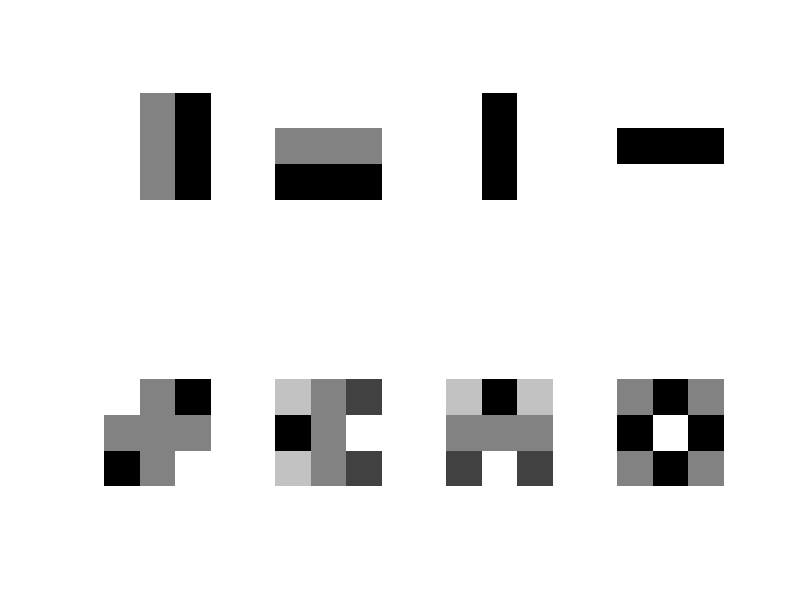

Recreate this plot in MATLAB.
e1 =  [1 1 1 0 0 0 -1 -1 -1];
e2 =  [1 0 -1 1 0 -1 1 0 -1];

e3 =  [1 1 1 -2 -2 -2 1 1 1];
e4 =  [1 -2 1 1 -2 1 1 -2 1];

e5 =  [1 0 -1 0 0 0 -1 0 1];
e6 =  [1 -2 1 0 0 0 -1 2 -1];

e7 =  [1 0 -1 -2 0 2 1 0 -1];
e8 =  [1 -2 1 -2 4 -2 1 -2 1];

c1 = 1 / sqrt(6);
c2 = 1 / sqrt(6);
c3 = 1 / sqrt(54);
c4 = 1 / sqrt(54);
c5 = 1 / sqrt(8);
c6 = 1 / sqrt(48);
c7 = 1 / sqrt(48);
c8 = 1 / sqrt(216);

E(:,:,1) = e1;
E(:,:,2) = e2;
E(:,:,3) = e3;
E(:,:,4) = e4;
E(:,:,5) = e5;
E(:,:,6) = e6;
E(:,:,7) = e7;
E(:,:,8) = e8;


figure, 
for i=1:8
    e = E(:,:,i);
    e = reshape(e, [3 3])
    subplot(2,4,i);
    imshow(e, [])
    box on
end

